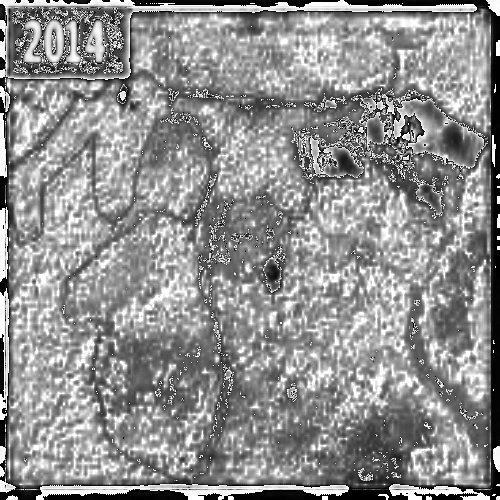
#> input picture ml/preprocessing/ndvi_before.png, 500 x 500 px
$ python datacleaning.py
#> lines starting #> are read from the running program, lines starting #| are printed output that depends on the picture; after the words box and inside, x2 and y2 are one past the last pixel; in counts of white or black regions, pixels touching at a corner belong together
import cv2
import numpy as np
import matplotlib.pyplot as plt

# load NDVI images
before = cv2.imread("ndvi_before.png", cv2.IMREAD_GRAYSCALE)
#> before is the input picture: shape (500, 500); min 0, max 255, mean 143.3
after = cv2.imread("ndvi_after.png", cv2.IMREAD_GRAYSCALE)
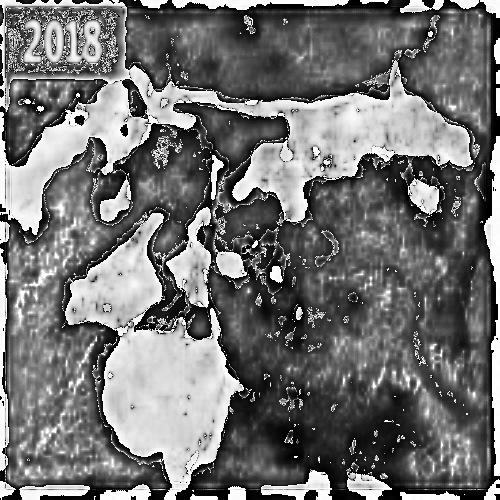
#> input picture ml/preprocessing/ndvi_after.png, 500 x 500 px
#> after is the input picture: shape (500, 500); min 0, max 255, mean 114

# compute difference
diff = after.astype(float) - before.astype(float)
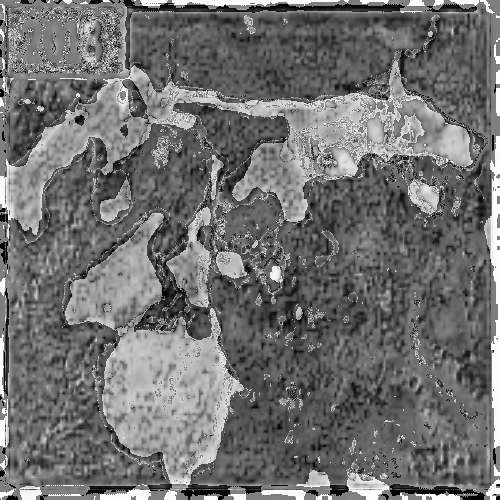
#> diff: shape (500, 500) float64; min -255, max 255, mean -29.3; drawn with min black and max white

# threshold (detect vegetation loss)
change = diff < -20   # negative means vegetation loss
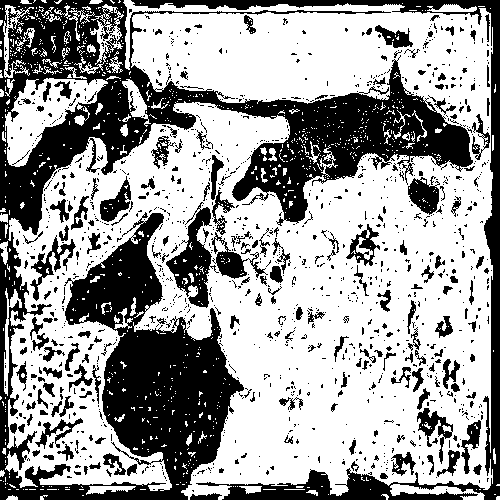
#> change: shape (500, 500) bool; 62.1% white; 1212 black regions (1025 under 20 px), largest, box (x1, y1, x2, y2) and area: (0, 0, 473, 500) 60318, (131, 0, 500, 500) 10967, (166, 202, 219, 308) 2086

# convert to image
change_map = np.zeros_like(before)
change_map[change] = 255

# show result
plt.imshow(change_map, cmap='gray')
plt.title("Detected Vegetation Loss")
plt.axis("off")
plt.show()
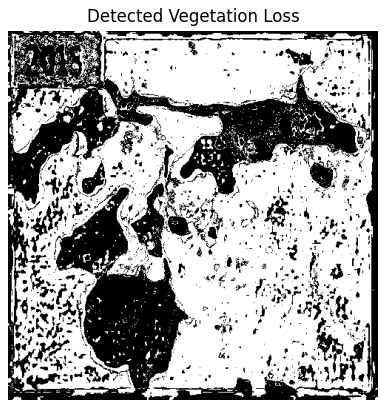
#> figure drawn by matplotlib, 1 panel

cv2.imwrite("change_map.png", change_map)

print("Change detection complete")
